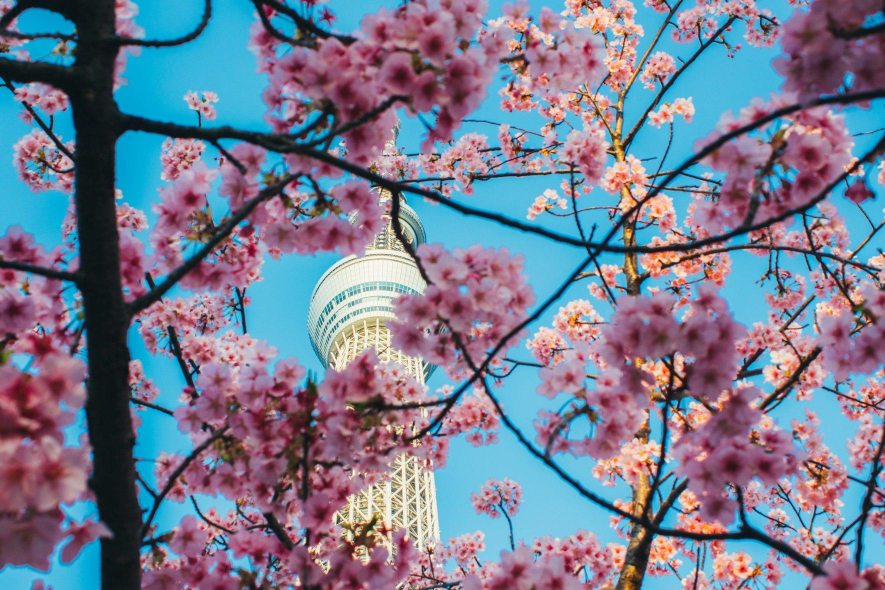
#> input picture examples/images/cherry_blossom.jpg, 1770 x 1180 px (shown at 1/2 size)
$ python ResizeImg.py
#> lines starting #> are read from the running program, lines starting #| are printed output that depends on the picture
from PIL import Image

def resize_image(image_path, output_size, output_path):
#> called with image_path = 'cherry_blossom.jpg', output_size = (1024, 768), output_path = 'cherry_blossom_1024x768.jpg'
    try:
        # Open the image file
        img = Image.open(image_path)
#> img is the input picture: PIL image 1770x1180 RGB; mean R, G, B 117.2, 124.7, 145.4

        # Resize the image
        img_resized = img.resize(output_size, Image.LANCZOS)
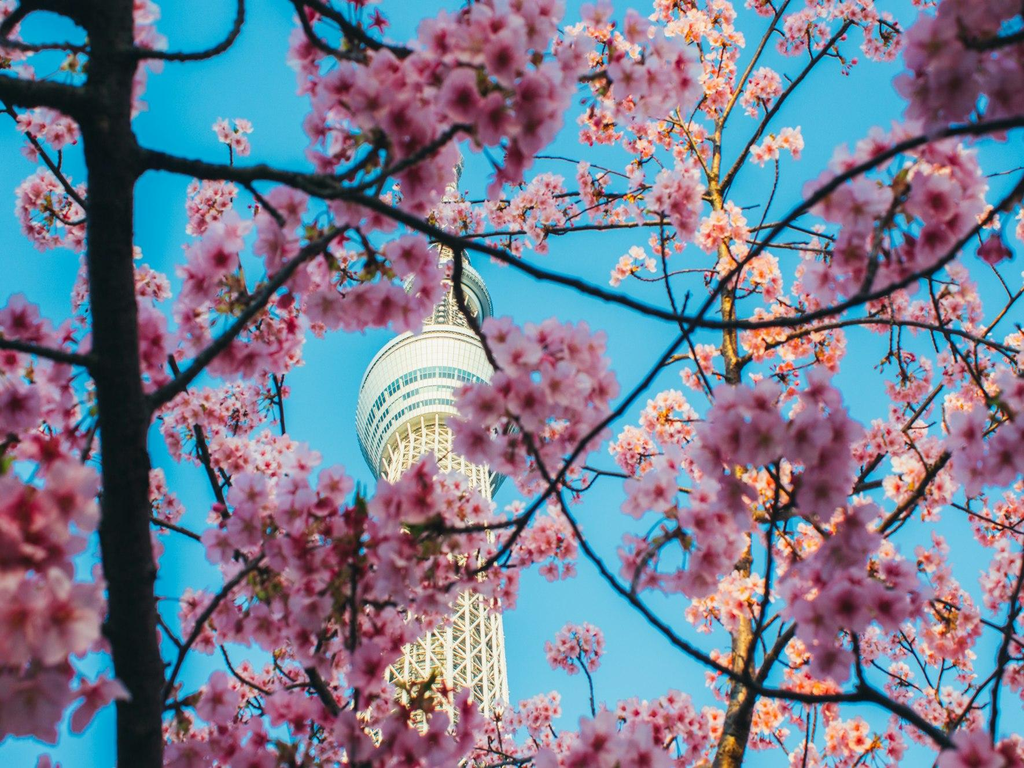
#> img_resized: PIL image 1024x768 RGB; mean R, G, B 117.2, 124.7, 145.4

        # Save the resized image
        img_resized.save(output_path)

        return img_resized

    except IOError:
        print(f"Unable to open image file: {image_path}")

# Example usage:
image_path = "cherry_blossom.jpg"  # Replace with your image path

# Resize to 1024x768 and save
output_size_1024x768 = (1024, 768)
output_path_1024x768 = "cherry_blossom_1024x768.jpg"
resize_image(image_path, output_size_1024x768, output_path_1024x768)
print(f"Image resized to {output_size_1024x768} and saved as {output_path_1024x768}")

# Resize to 1920x1080 and save
output_size_1920x1080 = (1920, 1080)
output_path_1920x1080 = "cherry_blossom_1920x1080.jpg"
resize_image(image_path, output_size_1920x1080, output_path_1920x1080)
#> call 2 of resize_image, with image_path = 'cherry_blossom.jpg', output_size = (1920, 1080), output_path = 'cherry_blossom_1920x1080.jpg'
#> in resize_image (call 2), `img_resized = img.resize(output_size, Image.LANCZOS)`:
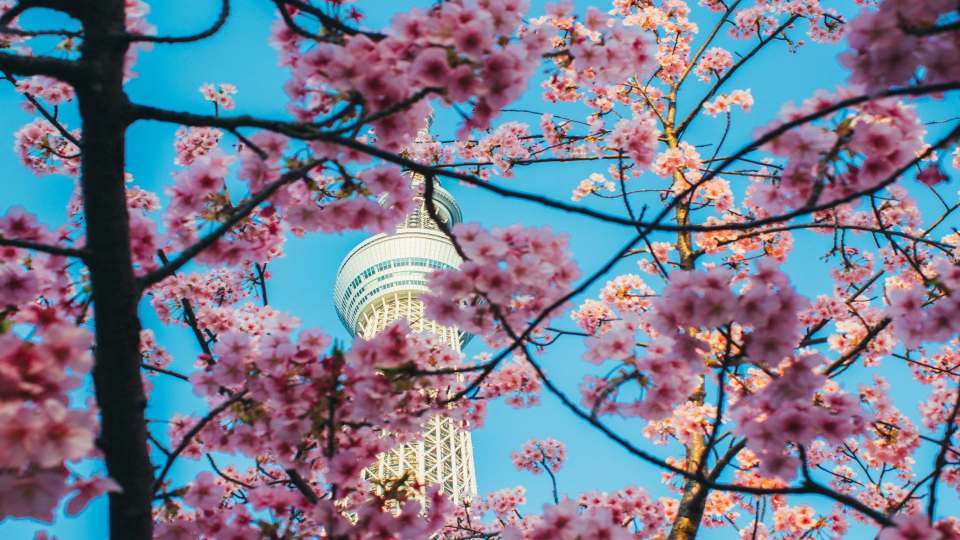
#> img_resized: PIL image 1920x1080 RGB (shown at 1/2 size); mean R, G, B 117.2, 124.7, 145.4
print(f"Image resized to {output_size_1920x1080} and saved as {output_path_1920x1080}")

# Resize to 3840x2160 and save
output_size_3840x2160 = (3840, 2160)
output_path_3840x2160 = "cherry_blossom_3840x2160.jpg"
resize_image(image_path, output_size_3840x2160, output_path_3840x2160)
print(f"Image resized to {output_size_3840x2160} and saved as {output_path_3840x2160}")

$ run again, with examples/images/stop_sign.jpg copied over examples/images/cherry_blossom.jpg
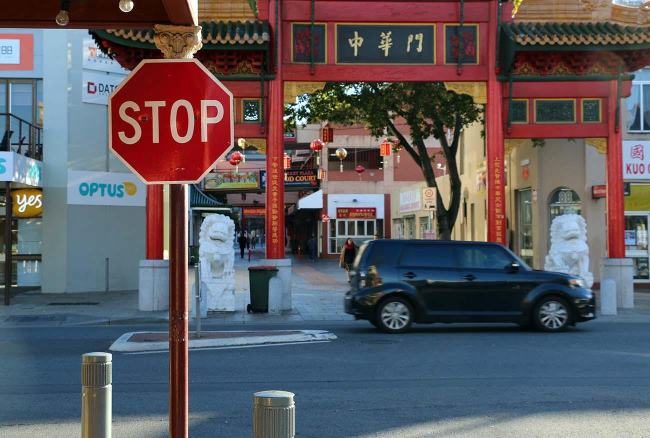
#> input picture examples/images/stop_sign.jpg, 1300 x 876 px (shown at 1/2 size)
#> in resize_image, img is the input picture: PIL image 1300x876 RGB; mean R, G, B 93.8, 89.5, 95.1
#> in resize_image, `img_resized = img.resize(output_size, Image.LANCZOS)`:
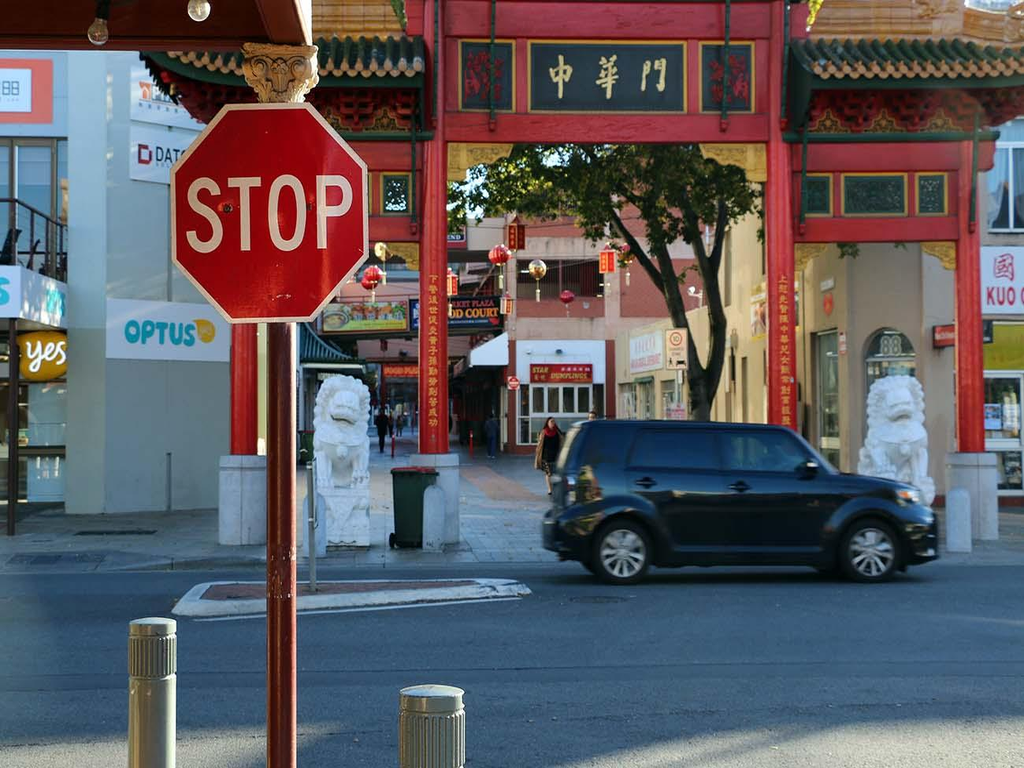
#> img_resized: PIL image 1024x768 RGB; mean R, G, B 93.8, 89.5, 95.1
#> in resize_image (call 2), `img_resized = img.resize(output_size, Image.LANCZOS)`:
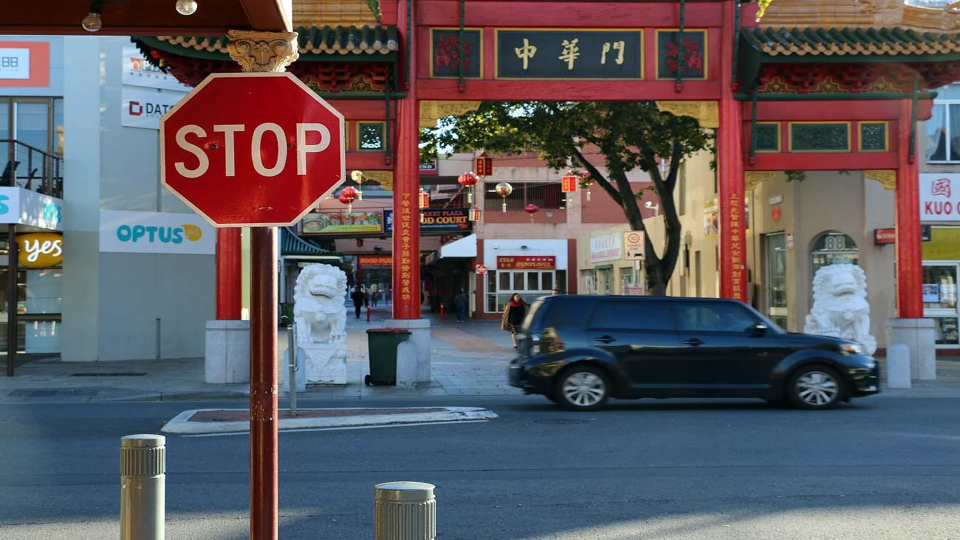
#> img_resized: PIL image 1920x1080 RGB (shown at 1/2 size); mean R, G, B 93.8, 89.5, 95.1
#> img_resized: PIL image 3840x2160 RGB
